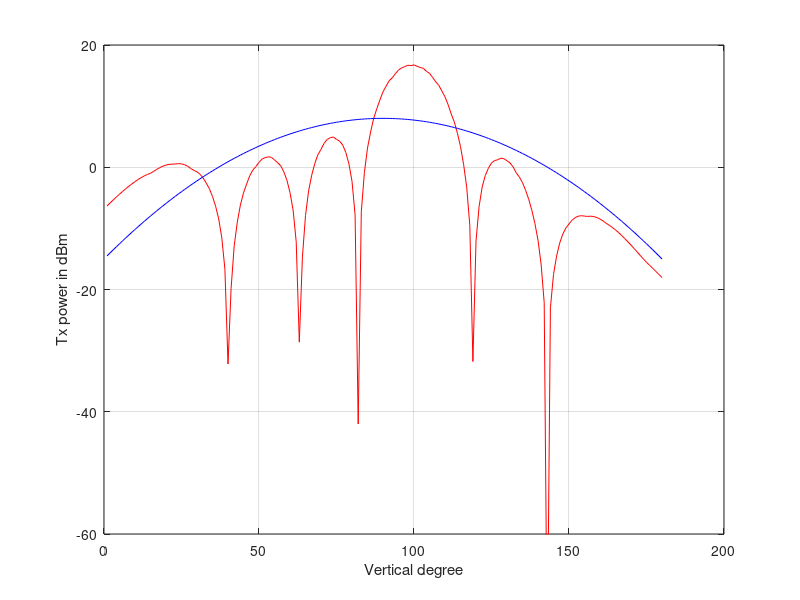

The MATLAB source for this figure:
%% All right, let us start from antenna pattern
%close all;
clc;

%% Define parameters
quan_num = 8; %Num of vertical codebook

angle_first = 80;
angle_last = 120;
ant_K = 4; % Number of vertical antenna elements in each TXRU

theta_3dB_2D = 70.0;
ver_3dB_2D = 15.0;
SLAv_2D = 20.0;
Am_2D = 20.0;
tilt_v_2D = 12.0;

theta_3dB_3D = 65.0;
SLAv = 30.0;
Am_3D = 30.0;

K_factor = 8; %Number of vertical antenna elements
down_tilt_angle = 100.0;

w_lambda = 3e8 / 2e9;
dv = 0.8 * w_lambda;

%Set the initial value
GAIN = zeros(180, 1);
Antenna_Gain_without_Codebook = zeros(180, 1);

%% Calculate the 3D antenna pattern
for angle_UE = 1: 180 %Check the vertical angle from 1 to 180 degree
    w_total = 0.0;
    gain_v = max(-12.0 * ((angle_UE - 90) / theta_3dB_3D)^2.0, -SLAv); %Vertical antenna gain w/o beamforming
    GAIN(angle_UE) = max(gain_v, -Am_3D) + 8;
    Antenna_Gain_without_Codebook(angle_UE) = GAIN(angle_UE);
    
    for Num_VCB = 0: quan_num - 1 %Each vertical codeword
        temp = 0.0;
        angle = angle_first + (angle_last - angle_first) / quan_num * Num_VCB; %Get the angle associated with the vertical codebook
        
        for wid = 0: K_factor - 1 %Each vertical antenna element 
            temp = temp + exp(1j * (2 * pi * (wid * dv * cos(angle_UE / 180 * pi) - mod(wid, ant_K) *  dv  * cos(down_tilt_angle / 180 * pi) - floor(wid / ant_K) * ant_K * dv * cos(angle / 180 * pi)) / w_lambda));
        end
        
        %Antenna gain
        temp_total = abs(temp)^2 / K_factor;
        
        %Find the maximum antenna gain among vertical codebook
        if (temp_total > w_total)
            w_total = temp_total;
        end
    end
    
    GAIN(angle_UE) = GAIN(angle_UE) + 10 * log10(w_total);
end


%% Plots
ANGLE_UE = 1: 180;

plot(ANGLE_UE, GAIN, 'r');
hold on;
grid on;

plot(ANGLE_UE, Antenna_Gain_without_Codebook, 'b');

xlabel('Vertical degree');
ylabel('Tx power in dBm');
ylim([-60, 20]);


%% The end of this script
% Jeffrey Cao in SCRL